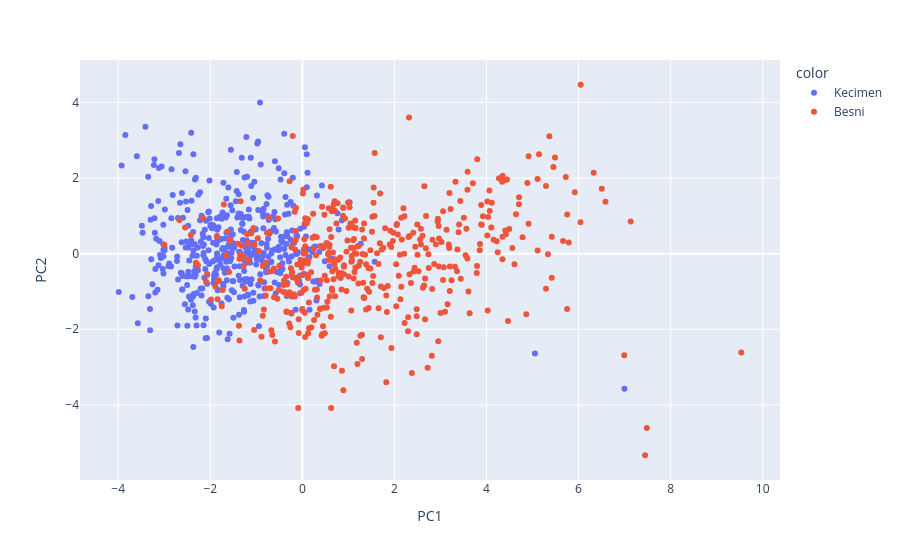

Here is the notebook cell this chart was saved with:
### Code cell
# Visualiser les classes suivant les deux composantes
# Visualiser les classes suivant les deux composantes
fig = px.scatter(data_frame=New_def_1, x = 'PC1', y = 'PC2', color = df.Class.values)
fig.show()

### Figure 1 — Plotly figure (JSON) as saved in the notebook; plotly's stock layout.template omitted (floating-point values rounded to 4 significant figures; data arrays with more than 128 entries replaced by an {"elided": "..."} marker saying what was removed)
{"data": [{"hovertemplate": "color=Kecimen<br>PC1=%{x}<br>PC2=%{y}<extra></extra>", "legendgroup": "Kecimen", "marker": {"color": "#636efa", "symbol": "circle"}, "mode": "markers", "name": "Kecimen", "orientation": "v", "showlegend": true, "type": "scatter", "x": {"elided": "450 float values"}, "xaxis": "x", "y": {"elided": "450 float values"}, "yaxis": "y"}, {"hovertemplate": "color=Besni<br>PC1=%{x}<br>PC2=%{y}<extra></extra>", "legendgroup": "Besni", "marker": {"color": "#EF553B", "symbol": "circle"}, "mode": "markers", "name": "Besni", "orientation": "v", "showlegend": true, "type": "scatter", "x": {"elided": "450 float values"}, "xaxis": "x", "y": {"elided": "450 float values"}, "yaxis": "y"}], "layout": {"legend": {"title": {"text": "color"}, "tracegroupgap": 0}, "margin": {"t": 60}, "xaxis": {"anchor": "y", "domain": [0.0, 1.0], "title": {"text": "PC1"}}, "yaxis": {"anchor": "x", "domain": [0.0, 1.0], "title": {"text": "PC2"}}}}
